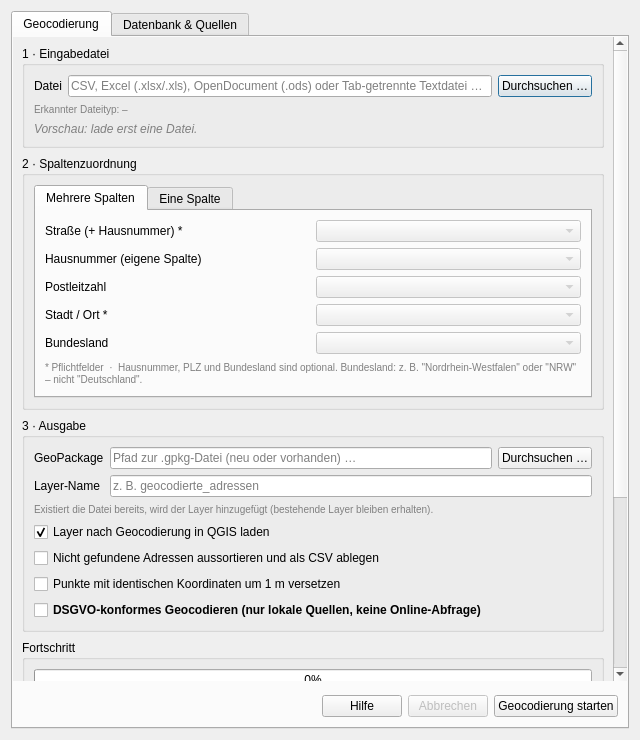
<?xml version="1.0" encoding="UTF-8"?>
<ui version="4.0">
 <class>GISAkademieGeocoderDialogBase</class>
 <widget class="QDialog" name="GISAkademieGeocoderDialogBase">
  <property name="geometry">
   <rect><x>0</x><y>0</y><width>640</width><height>740</height></rect>
  </property>
  <property name="minimumSize">
   <size><width>580</width><height>460</height></size>
  </property>
  <property name="windowTitle"><string>GIS-Akademie Geocoder</string></property>

  <layout class="QVBoxLayout" name="root_layout">
   <property name="spacing"><number>0</number></property>
<item>
    <widget class="QTabWidget" name="tab_widget">

     <!-- ══════════════════ TAB: GEOCODIERUNG ══════════════════ -->
     <widget class="QWidget" name="tab_geocode">
      <attribute name="title"><string>Geocodierung</string></attribute>
      <layout class="QVBoxLayout" name="layout_geocode_outer">
       <property name="margin"><number>0</number></property>
       <item>
        <widget class="QScrollArea" name="geocode_scroll">
         <property name="widgetResizable"><bool>true</bool></property>
         <property name="frameShape"><enum>QFrame::NoFrame</enum></property>
         <widget class="QWidget" name="geocode_scroll_content">
          <layout class="QVBoxLayout" name="layout_geocode">
           <property name="spacing"><number>8</number></property>
<!-- 1. Eingabedatei -->
       <item>
        <widget class="QGroupBox" name="grp_input">
         <property name="title"><string>1 · Eingabedatei</string></property>
         <layout class="QGridLayout" name="layout_input">
          <item row="0" column="0">
           <widget class="QLabel"><property name="text"><string>Datei</string></property></widget>
          </item>
          <item row="0" column="1">
           <widget class="QLineEdit" name="le_csv">
            <property name="placeholderText"><string>CSV, Excel (.xlsx/.xls), OpenDocument (.ods) oder Tab-getrennte Textdatei …</string></property>
           </widget>
          </item>
          <item row="0" column="2">
           <widget class="QPushButton" name="btn_csv">
            <property name="text"><string>Durchsuchen …</string></property>
            <property name="maximumWidth"><number>110</number></property>
           </widget>
          </item>
          <item row="1" column="0" colspan="3">
           <widget class="QLabel" name="lbl_filetype">
            <property name="text"><string>Erkannter Dateityp: –</string></property>
            <property name="styleSheet"><string>color: gray; font-size: 10px;</string></property>
           </widget>
          </item>
          <item row="2" column="0" colspan="3">
           <widget class="QLabel" name="lbl_preview">
            <property name="text"><string>Vorschau: lade erst eine Datei.</string></property>
            <property name="wordWrap"><bool>true</bool></property>
            <property name="styleSheet"><string>font-style: italic; color: gray;</string></property>
           </widget>
          </item>
         </layout>
        </widget>
       </item>

       <!-- 2. Spaltenzuordnung -->
       <item>
        <widget class="QGroupBox" name="grp_mapping">
         <property name="title"><string>2 · Spaltenzuordnung</string></property>
         <layout class="QVBoxLayout" name="layout_mapping">
          <item>
           <widget class="QTabWidget" name="tabs_mapping">
            <property name="currentIndex"><number>0</number></property>
            <widget class="QWidget" name="tab_multi">
             <attribute name="title"><string>Mehrere Spalten</string></attribute>
             <layout class="QGridLayout" name="layout_multi">
              <property name="verticalSpacing"><number>6</number></property>
              <item row="0" column="0">
               <widget class="QLabel" name="lbl_strasse">
                <property name="text"><string>Straße (+ Hausnummer) *</string></property>
                <property name="toolTip"><string>Straßenname. Steht die Hausnummer mit in dieser Spalte („Lindenstraße 12“), wird sie automatisch abgetrennt – außer es ist zusätzlich eine eigene Hausnummer-Spalte zugeordnet.</string></property>
               </widget>
              </item>
              <item row="0" column="1"><widget class="QComboBox" name="cb_strasse"><property name="enabled"><bool>false</bool></property></widget></item>
              <item row="1" column="0">
               <widget class="QLabel" name="lbl_hausnummer">
                <property name="text"><string>Hausnummer (eigene Spalte)</string></property>
                <property name="toolTip"><string>Optional: separate Hausnummer-Spalte. Empfohlen bei nummerierten Straßennamen („Straße 10“, „An der B 5“), damit die Zahl im Namen nicht als Hausnummer gelesen wird. Bereiche wie „12-14“ werden auf die erste Nummer gesetzt.</string></property>
               </widget>
              </item>
              <item row="1" column="1"><widget class="QComboBox" name="cb_hausnummer"><property name="enabled"><bool>false</bool></property></widget></item>
              <item row="2" column="0"><widget class="QLabel" name="lbl_plz"><property name="text"><string>Postleitzahl</string></property></widget></item>
              <item row="2" column="1"><widget class="QComboBox" name="cb_plz"><property name="enabled"><bool>false</bool></property></widget></item>
              <item row="3" column="0">
               <widget class="QLabel" name="lbl_stadt">
                <property name="text"><string>Stadt / Ort *</string></property>
                <property name="toolTip"><string>Gemeinde, Ortsteil oder Bezirk („Blankenese“, „Pankow“, „Berlin-Mitte“). Gleichnamige Orte werden über PLZ/Bundesland unterschieden, sonst gilt der größte.</string></property>
               </widget>
              </item>
              <item row="3" column="1"><widget class="QComboBox" name="cb_stadt"><property name="enabled"><bool>false</bool></property></widget></item>
              <item row="4" column="0">
               <widget class="QLabel" name="lbl_land">
                <property name="text"><string>Bundesland</string></property>
                <property name="toolTip"><string>Optionales Bundesland (z. B. "Nordrhein-Westfalen", "NRW", "Hamburg"). Generische Angaben wie "Deutschland" werden ignoriert.</string></property>
               </widget>
              </item>
              <item row="4" column="1"><widget class="QComboBox" name="cb_land"><property name="enabled"><bool>false</bool></property></widget></item>
              <item row="5" column="0" colspan="2">
               <widget class="QLabel" name="lbl_hint_multi">
                <property name="text"><string>* Pflichtfelder  ·  Hausnummer, PLZ und Bundesland sind optional. Bundesland: z. B. "Nordrhein-Westfalen" oder "NRW" – nicht "Deutschland".</string></property>
                <property name="styleSheet"><string>color: gray; font-size: 10px;</string></property>
                <property name="wordWrap"><bool>true</bool></property>
               </widget>
              </item>
             </layout>
            </widget>
            <widget class="QWidget" name="tab_single">
             <attribute name="title"><string>Eine Spalte</string></attribute>
             <layout class="QGridLayout" name="layout_single">
              <property name="verticalSpacing"><number>6</number></property>
              <item row="0" column="0" colspan="2">
               <widget class="QLabel" name="lbl_hint_single">
                <property name="text"><string>Die komplette Adresse steht in einer Spalte (z. B. „Lorettoplatz 7, 81377 München"). Straße, PLZ und Ort werden automatisch erkannt — mit oder ohne Komma.</string></property>
                <property name="styleSheet"><string>color: gray; font-size: 10px;</string></property>
                <property name="wordWrap"><bool>true</bool></property>
               </widget>
              </item>
              <item row="1" column="0">
               <widget class="QLabel" name="lbl_address">
                <property name="text"><string>Adressspalte *</string></property>
                <property name="toolTip"><string>Spalte mit der vollständigen Adresse in einer Zeile.</string></property>
               </widget>
              </item>
              <item row="1" column="1"><widget class="QComboBox" name="cb_address"><property name="enabled"><bool>false</bool></property></widget></item>
              <item row="2" column="0" colspan="2"><spacer name="spacer_single"><property name="orientation"><enum>Qt::Vertical</enum></property><property name="sizeHint"><size><width>0</width><height>0</height></size></property></spacer></item>
             </layout>
            </widget>
           </widget>
          </item>
         </layout>
        </widget>
       </item>

       <!-- 3. Ausgabe -->
       <item>
        <widget class="QGroupBox" name="grp_output">
         <property name="title"><string>3 · Ausgabe</string></property>
         <layout class="QGridLayout" name="layout_output">
          <property name="verticalSpacing"><number>6</number></property>
          <item row="0" column="0"><widget class="QLabel"><property name="text"><string>GeoPackage</string></property></widget></item>
          <item row="0" column="1">
           <widget class="QLineEdit" name="le_gpkg">
            <property name="placeholderText"><string>Pfad zur .gpkg-Datei (neu oder vorhanden) …</string></property>
           </widget>
          </item>
          <item row="0" column="2">
           <widget class="QPushButton" name="btn_gpkg">
            <property name="text"><string>Durchsuchen …</string></property>
            <property name="maximumWidth"><number>110</number></property>
           </widget>
          </item>
          <item row="1" column="0"><widget class="QLabel"><property name="text"><string>Layer-Name</string></property></widget></item>
          <item row="1" column="1" colspan="2">
           <widget class="QLineEdit" name="le_layer_name">
            <property name="placeholderText"><string>z. B. geocodierte_adressen</string></property>
           </widget>
          </item>
          <item row="2" column="0" colspan="3">
           <widget class="QLabel">
            <property name="text"><string>Existiert die Datei bereits, wird der Layer hinzugefügt (bestehende Layer bleiben erhalten).</string></property>
            <property name="wordWrap"><bool>true</bool></property>
            <property name="styleSheet"><string>color: gray; font-size: 10px;</string></property>
           </widget>
          </item>
          <item row="3" column="0" colspan="3">
           <widget class="QCheckBox" name="cb_load">
            <property name="text"><string>Layer nach Geocodierung in QGIS laden</string></property>
            <property name="checked"><bool>true</bool></property>
           </widget>
          </item>
          <item row="4" column="0" colspan="3">
           <widget class="QCheckBox" name="cb_split_unfound">
            <property name="text"><string>Nicht gefundene Adressen aussortieren und als CSV ablegen</string></property>
            <property name="toolTip"><string>Wenn aktiviert, enthält der Ergebnis-Layer nur erfolgreich geocodierte Adressen (keine Zeilen mit leerer Geometrie). Die nicht gefundenen Adressen werden automatisch als CSV im selben Verzeichnis wie das GeoPackage abgelegt — Dateiname: &lt;Layer-Name&gt;_nicht_gefunden.csv.</string></property>
            <property name="checked"><bool>false</bool></property>
           </widget>
          </item>
          <item row="5" column="0" colspan="3">
           <widget class="QCheckBox" name="cb_offset">
            <property name="text"><string>Punkte mit identischen Koordinaten um 1 m versetzen</string></property>
            <property name="checked"><bool>false</bool></property>
           </widget>
          </item>
          <item row="6" column="0" colspan="3">
           <widget class="QCheckBox" name="cb_local_only">
            <property name="text"><string>DSGVO-konformes Geocodieren (nur lokale Quellen, keine Online-Abfrage)</string></property>
            <property name="toolTip"><string>Wenn aktiviert, werden ausschließlich die lokale Geocodierungsdatenbank genutzt. Es wird KEINE Online-Abfrage (Nominatim/OpenStreetMap) durchgeführt — keine Adresse verlässt den Rechner. Adressen ohne lokalen Treffer bleiben „nicht gefunden".</string></property>
            <property name="checked"><bool>false</bool></property>
            <property name="styleSheet"><string>font-weight: bold;</string></property>
           </widget>
          </item>
         </layout>
        </widget>
       </item>

       <!-- 4. Fortschritt -->
       <item>
        <widget class="QGroupBox" name="grp_progress">
         <property name="title"><string>Fortschritt</string></property>
         <layout class="QVBoxLayout" name="layout_progress">
          <property name="spacing"><number>4</number></property>
          <item><widget class="QProgressBar" name="progress_bar"><property name="value"><number>0</number></property></widget></item>
          <item><widget class="QLabel" name="lbl_progress"><property name="text"><string>Bereit.</string></property></widget></item>
          <item>
           <widget class="QTextEdit" name="log">
            <property name="readOnly"><bool>true</bool></property>
            <property name="maximumHeight"><number>110</number></property>
            <property name="font"><font><family>Courier New</family><pointsize>9</pointsize></font></property>
           </widget>
          </item>
         </layout>
        </widget>
       </item>

          </layout>
         </widget>
        </widget>
       </item>

       <!-- Buttons Geocodierung (fest unten, außerhalb des Scrollbereichs) -->
       <item>
        <layout class="QHBoxLayout" name="layout_buttons">
         <property name="leftMargin"><number>9</number></property>
         <property name="topMargin"><number>8</number></property>
         <property name="rightMargin"><number>9</number></property>
         <property name="bottomMargin"><number>10</number></property>
         <item><spacer name="sp1"><property name="orientation"><enum>Qt::Horizontal</enum></property><property name="sizeHint" stdset="0"><size><width>40</width><height>20</height></size></property></spacer></item>
         <item><widget class="QPushButton" name="btn_help"><property name="text"><string>Hilfe</string></property></widget></item>
         <item><widget class="QPushButton" name="btn_stop"><property name="text"><string>Abbrechen</string></property><property name="enabled"><bool>false</bool></property></widget></item>
         <item><widget class="QPushButton" name="btn_run"><property name="text"><string>Geocodierung starten</string></property></widget></item>
        </layout>
       </item>
      </layout>
     </widget>

     <!-- ══════════════════ TAB: ADMIN ══════════════════ -->
     <widget class="QWidget" name="tab_admin">
      <attribute name="title"><string>Datenbank &amp;&amp; Quellen</string></attribute>
      <layout class="QVBoxLayout" name="layout_admin_outer">
       <property name="margin"><number>0</number></property>
       <item>
        <widget class="QScrollArea" name="admin_scroll">
         <property name="widgetResizable"><bool>true</bool></property>
         <property name="frameShape"><enum>QFrame::NoFrame</enum></property>
         <widget class="QWidget" name="admin_scroll_content">
          <layout class="QVBoxLayout" name="layout_admin">
           <property name="spacing"><number>8</number></property>
       <!-- Datenbank-Pfad -->
       <item>
        <widget class="QGroupBox" name="grp_db_path">
         <property name="title"><string>Geocodierungsdatenbank</string></property>
         <layout class="QGridLayout" name="layout_db_path">
          <property name="verticalSpacing"><number>6</number></property>
          <item row="0" column="0">
           <widget class="QLabel">
            <property name="text"><string>Pfad zur Datenbankdatei (.db)</string></property>
           </widget>
          </item>
          <item row="0" column="1">
           <widget class="QLineEdit" name="le_db_path">
            <property name="placeholderText"><string>Pfad zur geocoder.db …</string></property>
           </widget>
          </item>
          <item row="0" column="2">
           <widget class="QPushButton" name="btn_db_browse">
            <property name="text"><string>Durchsuchen …</string></property>
            <property name="maximumWidth"><number>110</number></property>
           </widget>
          </item>
          <item row="1" column="1" colspan="2">
           <widget class="QPushButton" name="btn_db_save">
            <property name="text"><string>Pfad speichern und Datenbank verwenden</string></property>
           </widget>
          </item>
          <item row="2" column="0" colspan="3">
           <widget class="QLabel" name="lbl_db_path_info">
            <property name="text"><string></string></property>
            <property name="wordWrap"><bool>true</bool></property>
            <property name="styleSheet"><string>color: gray; font-size: 11px;</string></property>
           </widget>
          </item>
          <item row="3" column="0" colspan="3">
           <widget class="QLabel" name="lbl_db_status">
            <property name="text"><string>Keine lokale Datenbank vorhanden.</string></property>
            <property name="wordWrap"><bool>true</bool></property>
            <property name="textFormat"><enum>Qt::RichText</enum></property>
           </widget>
          </item>
         </layout>
        </widget>
       </item>

       <!-- Import-Fortschritt -->
       <item>
        <widget class="QGroupBox" name="grp_import_progress">
         <property name="title"><string>Fortschritt</string></property>
         <layout class="QVBoxLayout" name="layout_import_progress">
          <property name="spacing"><number>4</number></property>
          <item><widget class="QProgressBar" name="import_progress_bar"><property name="value"><number>0</number></property></widget></item>
          <item><widget class="QLabel" name="lbl_import_progress"><property name="text"><string>Bereit.</string></property></widget></item>
          <item>
           <widget class="QTextEdit" name="import_log">
            <property name="readOnly"><bool>true</bool></property>
            <property name="maximumHeight"><number>100</number></property>
            <property name="font"><font><family>Courier New</family><pointsize>9</pointsize></font></property>
           </widget>
          </item>
         </layout>
        </widget>
       </item>

          </layout>
         </widget>
        </widget>
       </item>

       <!-- Buttons Admin (fest unten, außerhalb des Scrollbereichs) -->
       <item>
        <layout class="QHBoxLayout" name="layout_admin_buttons">
         <property name="leftMargin"><number>9</number></property>
         <property name="topMargin"><number>8</number></property>
         <property name="rightMargin"><number>9</number></property>
         <property name="bottomMargin"><number>10</number></property>
         <item><spacer name="sp2"><property name="orientation"><enum>Qt::Horizontal</enum></property><property name="sizeHint" stdset="0"><size><width>40</width><height>20</height></size></property></spacer></item>
         <item><widget class="QPushButton" name="btn_help_admin"><property name="text"><string>Hilfe</string></property></widget></item>
         <item><widget class="QPushButton" name="btn_import_stop"><property name="text"><string>Abbrechen</string></property><property name="enabled"><bool>false</bool></property></widget></item>
        </layout>
       </item>
      </layout>
     </widget>

    </widget>
   </item>
  </layout>
 </widget>
 <resources/>
 <connections/>
</ui>
